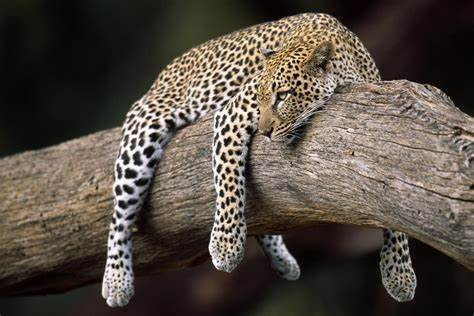
#> input picture OIP.jfif, 474 x 316 px, found by its file name
$ jupyter execute '7 imageSegmentation.ipynb'
#> lines starting #> are read from the running program, lines starting #| are printed output that depends on the picture; after the words box and inside, x2 and y2 are one past the last pixel; in counts of white or black regions, pixels touching at a corner belong together
[cell 1]
## Thresholding Based Image Segmentation::

##Otsu's Thresholding

import cv2
import matplotlib.pyplot as plt
import numpy as np

img=cv2.imread("C:\\Users\\M.Tech DS006\\Desktop\\OIP.jfif",0)
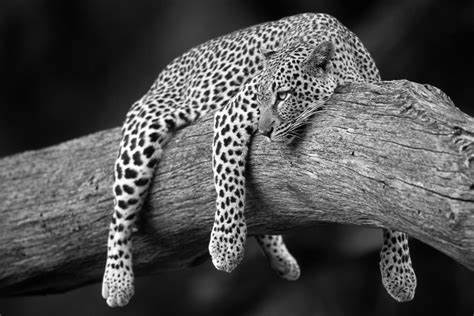
#> img: shape (316, 474); min 0, max 255, mean 78.6

ret,thresh=cv2.threshold(img,0,255,cv2.THRESH_BINARY+cv2.THRESH_OTSU)
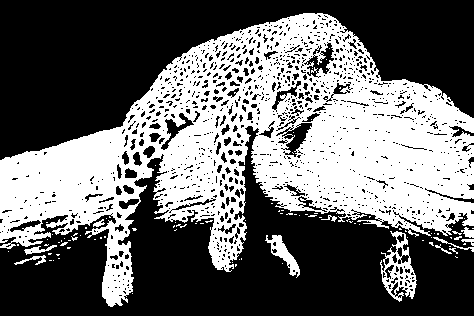
#> thresh: shape (316, 474); 41.5% white; 97 white regions (85 under 20 px), largest, box (x1, y1, x2, y2) and area: (0, 13, 474, 307) 59591, (380, 231, 417, 302) 1075, (265, 235, 300, 278) 487
#> ret = 88

plt.figure(figsize=(10,5))
plt.subplot(1,2,1)
plt.title('Original Image')
plt.imshow(img)

plt.subplot(1,2,2)
plt.title("Otsu Thresholding")
plt.imshow(thresh)

plt.show()
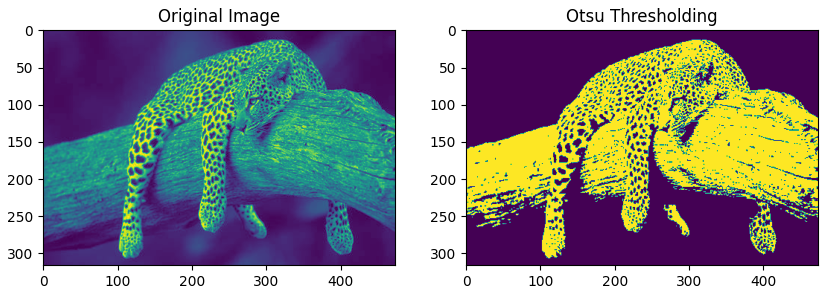
#> figure drawn by matplotlib, 2 panels

[cell 2]
## Edge Based Segmentation

## Canny Edge Detection

img=cv2.imread("C:\\Users\\M.Tech DS006\\Desktop\\OIP.jfif",0)

edges=cv2.Canny(img,100,200)
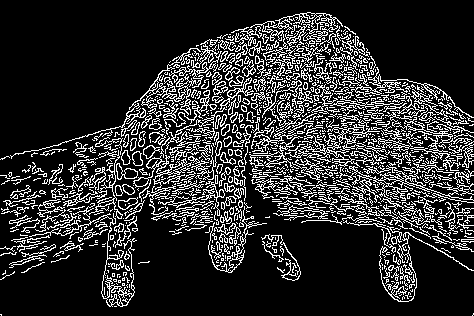
#> edges: shape (316, 474); 18.2% white in thin lines or dots

plt.figure(figsize=(10,5))
plt.subplot(1,2,1)
plt.title("Original Image")
plt.imshow(img)

plt.subplot(1,2,2)
plt.title("Canny Edge Detected Image")
plt.imshow(edges)

plt.show()

[cell 3]
## Region Segmentaion using K-Means Clustering

import cv2
import matplotlib.pyplot as plt
import numpy as np

img=cv2.imread('C:\\Users\\M.Tech DS006\\Desktop\\OIP.jfif')
#> img is the input picture: shape (316, 474, 3); mean B, G, R 68.1, 76.7, 86.1
img=cv2.cvtColor(img,cv2.COLOR_BGR2RGB)

#Reshape the img to a 2D array of pixels
pixelVal=img.reshape((-1,3))
pixelVal=np.float32(pixelVal)

#Define Criteria and Apply K-means
criteria=(cv2.TERM_CRITERIA_EPS+ cv2.TERM_CRITERIA_MAX_ITER,100,0.2)
k=3
_,labels,centers=cv2.kmeans(pixelVal,k,None,criteria,10,cv2.KMEANS_RANDOM_CENTERS)
#> centers = [[29.38, 24.34, 20.04], [197.1, 182.3, 169.7], [124.6, 110.7, 96.5]]

#Convert back to 8-bit Values
centers=np.uint8(centers)
#> centers = [[29, 24, 20], [197, 182, 169], [124, 110, 96]]
labels=labels.flatten()

#Convert all Pixels to the color of the centroids
segmentedIMG=centers[labels.flatten()]
segmentedIMG=segmentedIMG.reshape(img.shape)
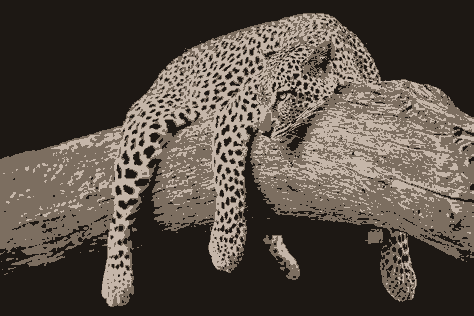
#> segmentedIMG: shape (316, 474, 3); mean R, G, B 85.7, 76.3, 67.8


plt.figure(figsize=(10,5))
plt.subplot(1,2,1)
plt.title("Original Image")
plt.imshow(img)

plt.subplot(1,2,2)
plt.title("K-Means Segmentation")
plt.imshow(segmentedIMG)

plt.show()

$ run again, with compressedImage.jpg saved as OIP.jfif
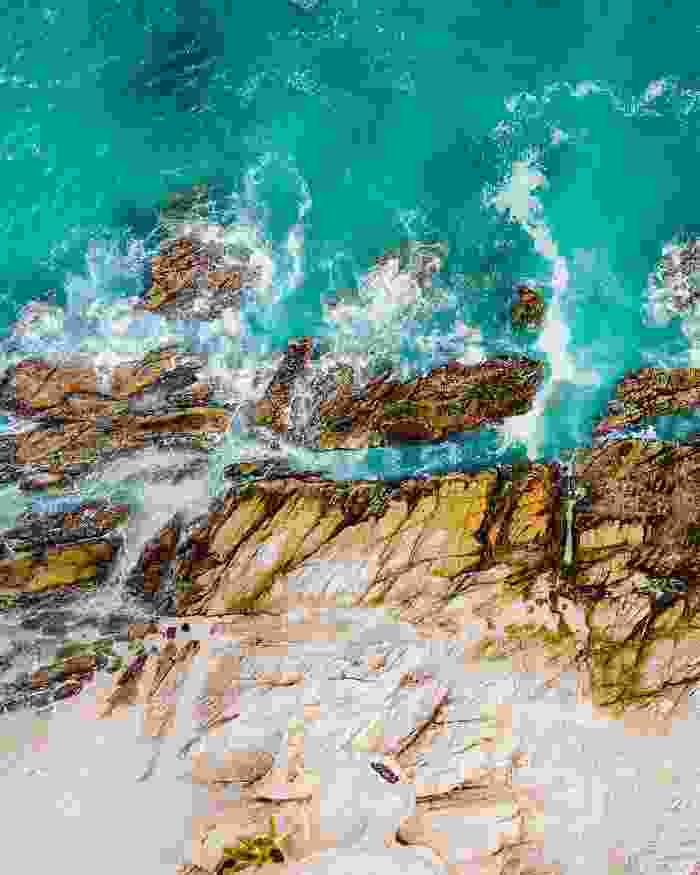
#> input picture compressedImage.jpg, 700 x 875 px, found by its file name
#> `ret,thresh=cv2.threshold(img,0,255,cv2.THRESH_BINARY+cv2.THRESH_OTSU)`:
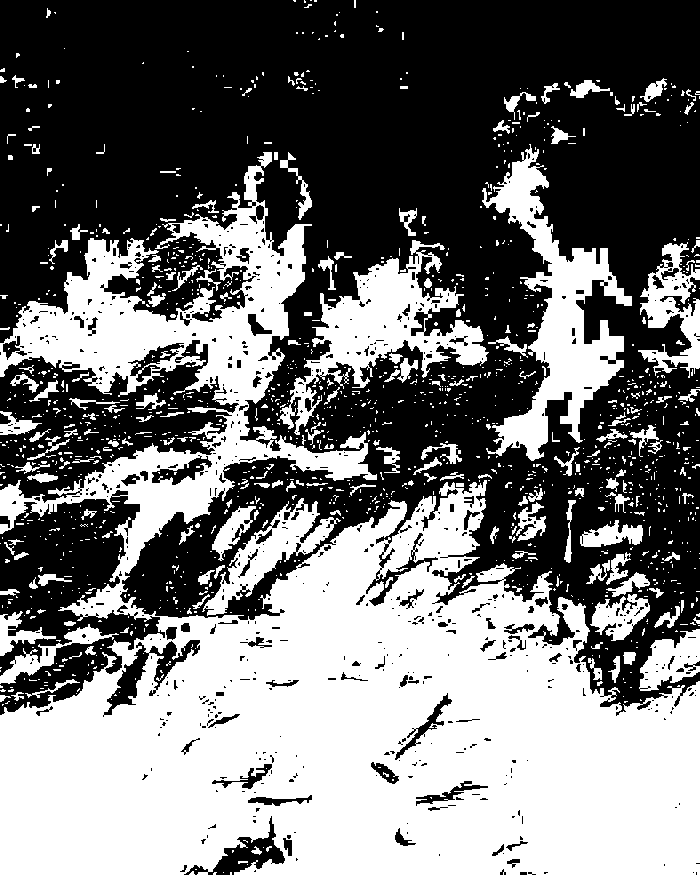
#> thresh: shape (875, 700); 45.4% white; 1386 white regions (1171 under 20 px), largest, box (x1, y1, x2, y2) and area: (0, 152, 700, 875) 214368, (482, 144, 632, 461) 14813, (277, 240, 489, 435) 11959
#> ret = 145
#> edges: shape (875, 700); 13.3% white in thin lines or dots
#> img is the input picture: shape (875, 700, 3); mean B, G, R 142.4, 153.5, 115.9
#> `_,labels,centers=cv2.kmeans(pixelVal,k,None,criteria,10,cv2.KMEANS_RAN..`: centers = [[104.5, 84.29, 58], [196.4, 194.1, 184.2], [19.63, 145.5, 142.6]]
#> `centers=np.uint8(centers)`: centers = [[104, 84, 57], [196, 194, 184], [19, 145, 142]]
#> `segmentedIMG=segmentedIMG.reshape(img.shape)`:
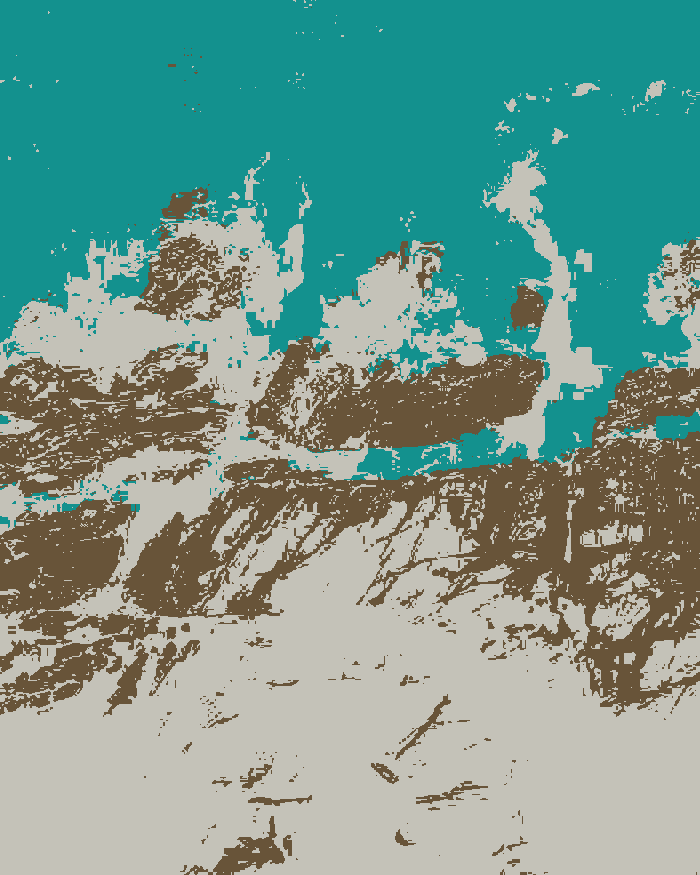
#> segmentedIMG: shape (875, 700, 3); mean R, G, B 115.4, 153.1, 141.8
